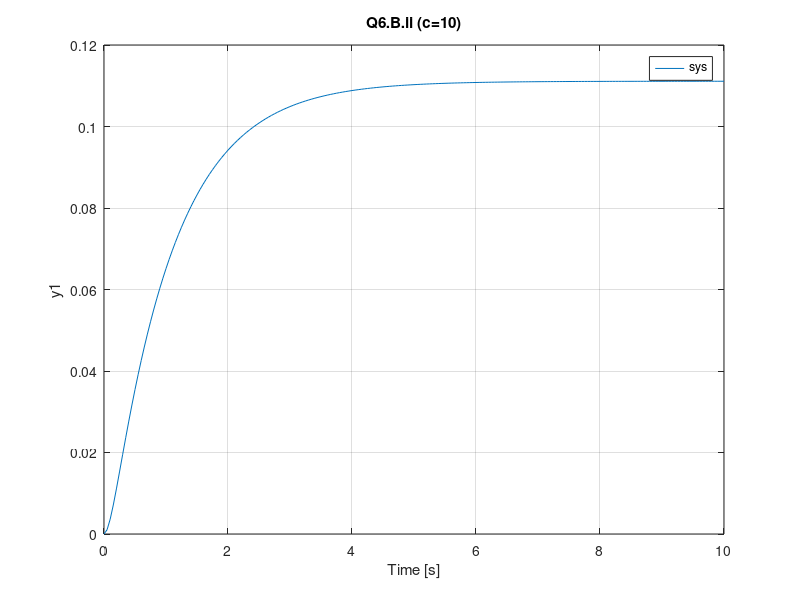

Source code (MATLAB):
%% Initialize the system constants
m = 1; % kg
k = 9; % N/m
c = 10; % N*s/m
F = 1; % N

%% Set up state space matrices
A = [0 1; -k/m -c/m];
B = [0; 1/m];
C = [1 0];
D = [0];

%% Set up state space equations
sys = ss(A, B, C, D);

%% Simulate the model
t = [0 : 0.05 : 10];
u = F * ones(size(t));
lsim(sys, u, t)
title("Q6.B.ii (c=10)")
axis([0 10 0 0.12])